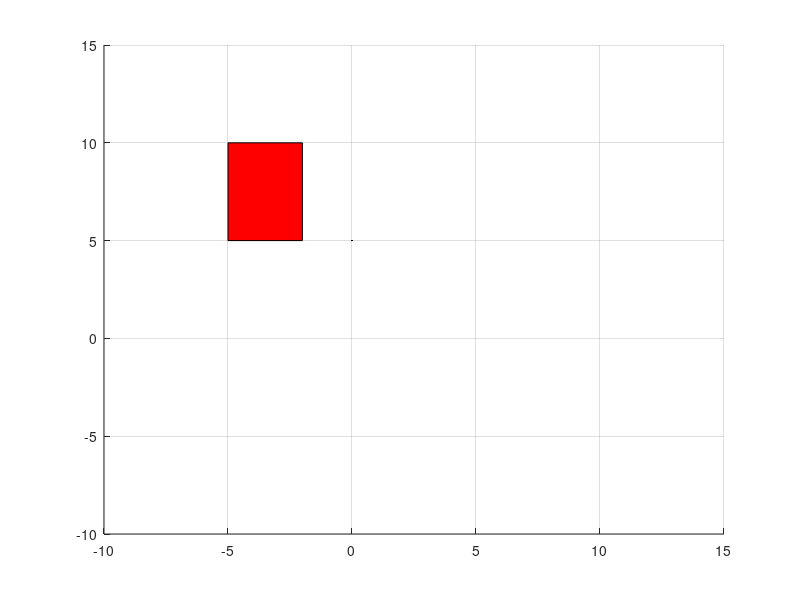

This figure's MATLAB source: (Note: this script raises an error after producing the figure.)
%% ME3050 - Dynamics, Modeling, and Control
% Tristan Hill - 09/18/2015
% 1DOF lumped parameter model (mass+spring) 
%%
% using the...
% TIMER CALLBACK CODE - MATLAB CENTRAL
% 
%%

clear all
close all
clc

%define timer function params
p.j=1;
p.t=0;
p.dt=.1;
%define the model parameters (as global vars)
g=9.8;  %m/s^2
% m=100;    %mass of mass (kg)
% k=200;    %spring constant (N/m)
%initial conditions (as global vars)

p.g=g;

p.m=100;
p.k=250;
p.c=100;

p.x0=0;
p.xdot0=0;
p.y0=5;
p.ydot0=8;
p.wn=sqrt(p.k/p.m);

p.dr=p.c/(2*sqrt(p.m*p.k))

% p.dr=1;
% p.c=p.dr*(2*sqrt(p.m*p.k))


p.wd=p.wn*sqrt(1-p.dr^2);

figure(1)

% prepare the plot
axes('xlim',[-10,15],'ylim',[-10,15]);
grid on
l=line(p.t,p.y0,...
    'userdata',0,...
    'marker','.',...
    'color','black',...
    'markersize',2,...
    'linestyle','-');

%draw a box
p.bht=5;
p.bwt=3;
p.bps=-5;
px=[0 p.bwt p.bwt 0]+p.bps;
py=[0 0 p.bht p.bht]+p.y0;
% 
box=patch(px,py,'red',...
    'userdata',0,...
    'marker','none',...
    'linestyle','-');
shg;   

th=timer;
th.TimerFcn={@model_mck_10_07_2015,p,l,box};
th.StopFcn={@model_stop};
set(th,...
    'period',p.dt,...
    'TasksToExecute', 150,...
    'executionmode','fixedrate');
% ...and start it
input('Press any Key to Start')

start(th);
% while strcmp(get(th,'Running'),'on');end
% delete(th);

% while(t<tmax);
% end
%    
% % clean up
% stop(th);
% delete(th);
% close(h)
